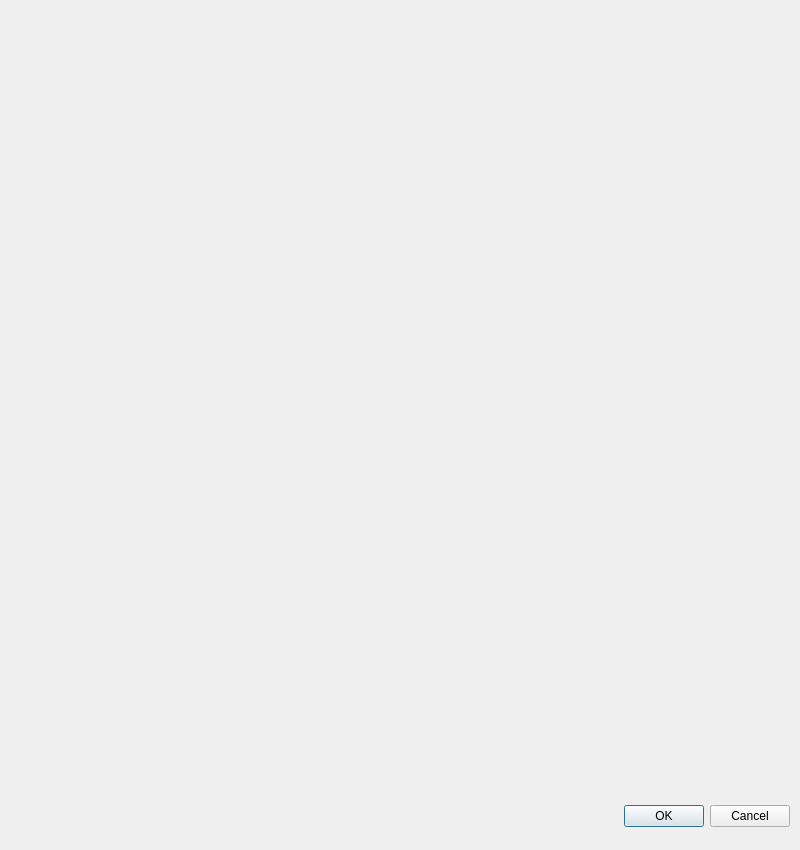
<?xml version="1.0" encoding="UTF-8"?>
<ui version="4.0">
 <class>ReportGraph</class>
 <widget class="QDialog" name="ReportGraph">
  <property name="geometry">
   <rect>
    <x>0</x>
    <y>0</y>
    <width>800</width>
    <height>850</height>
   </rect>
  </property>
  <property name="minimumSize">
   <size>
    <width>0</width>
    <height>0</height>
   </size>
  </property>
  <property name="maximumSize">
   <size>
    <width>1780</width>
    <height>1600</height>
   </size>
  </property>
  <property name="windowTitle">
   <string>Dialog</string>
  </property>
  <widget class="QDialogButtonBox" name="buttonBox">
   <property name="geometry">
    <rect>
     <x>450</x>
     <y>800</y>
     <width>340</width>
     <height>32</height>
    </rect>
   </property>
   <property name="orientation">
    <enum>Qt::Horizontal</enum>
   </property>
   <property name="standardButtons">
    <set>QDialogButtonBox::Cancel|QDialogButtonBox::Ok</set>
   </property>
  </widget>
  <widget class="QCustomPlot" name="graphik" native="true">
   <property name="geometry">
    <rect>
     <x>20</x>
     <y>20</y>
     <width>741</width>
     <height>771</height>
    </rect>
   </property>
  </widget>
 </widget>
 <customwidgets>
  <customwidget>
   <class>QCustomPlot</class>
   <extends>QWidget</extends>
   <header>Interface/qcustomplot.h</header>
   <container>1</container>
  </customwidget>
 </customwidgets>
 <resources/>
 <connections>
  <connection>
   <sender>buttonBox</sender>
   <signal>accepted()</signal>
   <receiver>ReportGraph</receiver>
   <slot>accept()</slot>
   <hints>
    <hint type="sourcelabel">
     <x>248</x>
     <y>254</y>
    </hint>
    <hint type="destinationlabel">
     <x>157</x>
     <y>274</y>
    </hint>
   </hints>
  </connection>
  <connection>
   <sender>buttonBox</sender>
   <signal>rejected()</signal>
   <receiver>ReportGraph</receiver>
   <slot>reject()</slot>
   <hints>
    <hint type="sourcelabel">
     <x>316</x>
     <y>260</y>
    </hint>
    <hint type="destinationlabel">
     <x>286</x>
     <y>274</y>
    </hint>
   </hints>
  </connection>
 </connections>
</ui>
